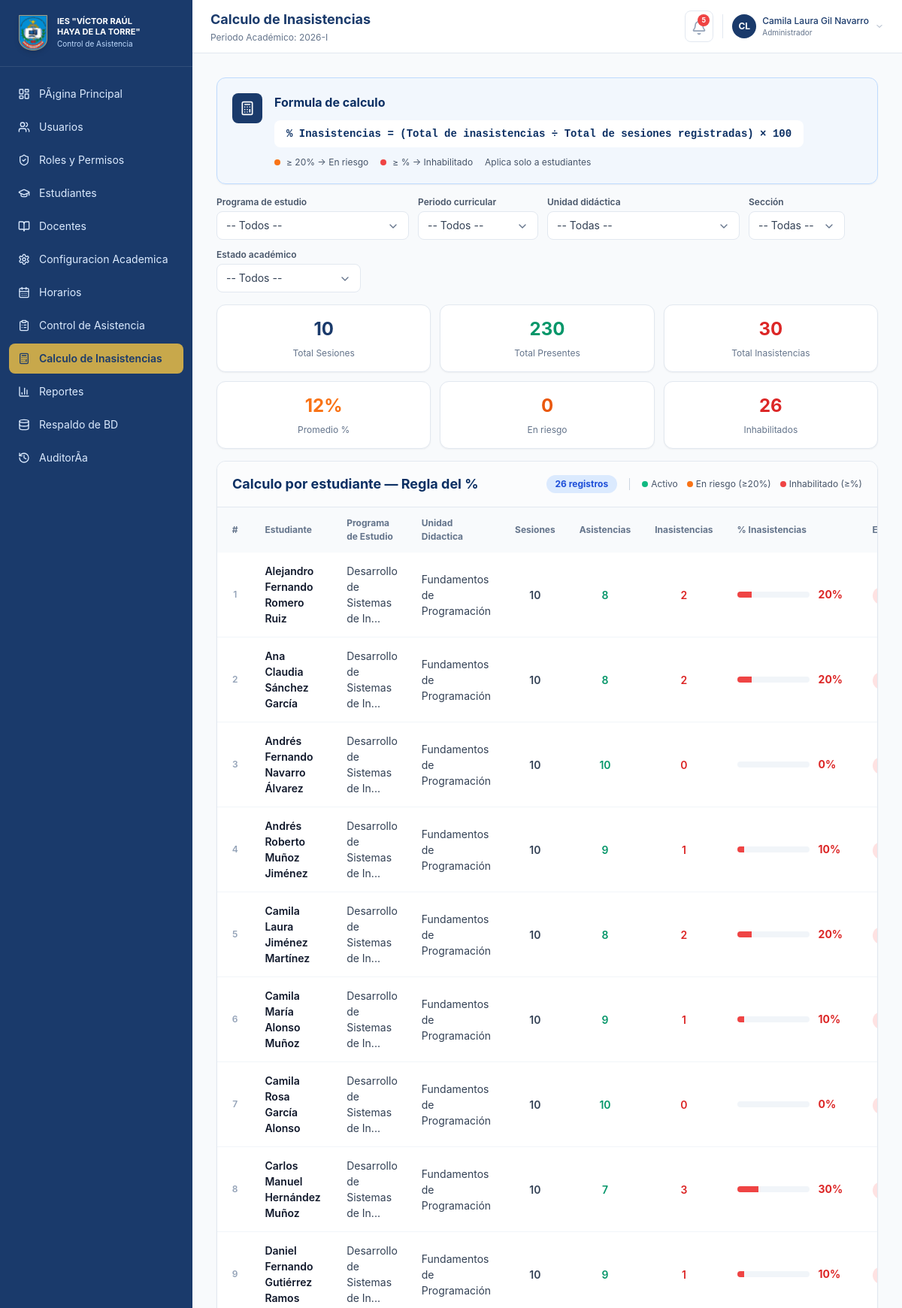
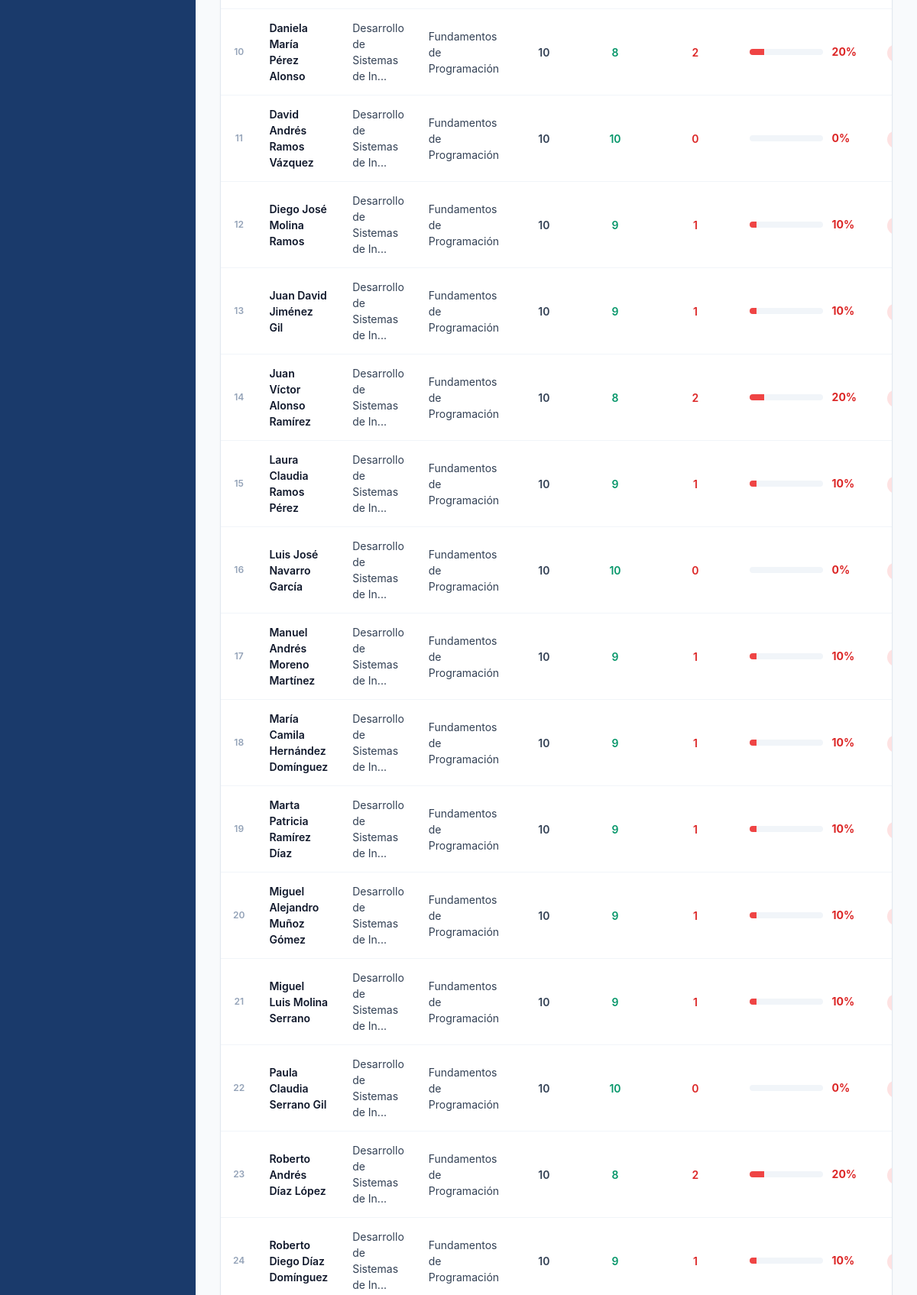
The app's page /index.php?m=calculo (signed in, upper part) with its own data (2 pictures, top to bottom).
### tables this page shows
CREATE TABLE `estudiantes` (
  `id` int(11) NOT NULL AUTO_INCREMENT,
  `codigo` varchar(30) NOT NULL,
  `dni` varchar(20) NOT NULL,
  `nombres` varchar(160) NOT NULL,
  `programa_id` int(11) DEFAULT NULL,
  `periodo_curricular_id` int(11) DEFAULT NULL,
  `unidad_didactica_id` int(11) DEFAULT NULL,
  `seccion` varchar(10) NOT NULL,
  `total_sesiones` int(11) NOT NULL DEFAULT 0,
  `inasistencias` int(11) NOT NULL DEFAULT 0,
  `estado` enum('Activo','En riesgo','Inhabilitado') NOT NULL DEFAULT 'Activo',
  PRIMARY KEY (`id`),
  UNIQUE KEY `codigo` (`codigo`),
  KEY `fk_estudiantes_programa` (`programa_id`),
  KEY `fk_estudiantes_periodo` (`periodo_curricular_id`),
  KEY `fk_estudiantes_unidad` (`unidad_didactica_id`),
  KEY `idx_estudiantes_programa` (`programa_id`,`periodo_curricular_id`),
  CONSTRAINT `fk_estudiantes_periodo` FOREIGN KEY (`periodo_curricular_id`) REFERENCES `periodos_curriculares` (`id`) ON DELETE SET NULL,
  CONSTRAINT `fk_estudiantes_programa` FOREIGN KEY (`programa_id`) REFERENCES `programas` (`id`) ON DELETE SET NULL,
  CONSTRAINT `fk_estudiantes_unidad` FOREIGN KEY (`unidad_didactica_id`) REFERENCES `unidades_didacticas` (`id`) ON DELETE SET NULL
);

CREATE TABLE `programas` (
  `id` int(11) NOT NULL AUTO_INCREMENT,
  `codigo` varchar(10) NOT NULL,
  `nombre` varchar(180) NOT NULL,
  `estado` enum('Activo','Inactivo') NOT NULL DEFAULT 'Activo',
  PRIMARY KEY (`id`),
  UNIQUE KEY `codigo` (`codigo`)
);

CREATE TABLE `unidades_didacticas` (
  `id` int(11) NOT NULL AUTO_INCREMENT,
  `periodo_curricular_id` int(11) NOT NULL,
  `nombre` varchar(180) NOT NULL,
  `estado` enum('Activo','Inactivo') NOT NULL DEFAULT 'Activo',
  PRIMARY KEY (`id`),
  KEY `periodo_curricular_id` (`periodo_curricular_id`),
  CONSTRAINT `unidades_didacticas_ibfk_1` FOREIGN KEY (`periodo_curricular_id`) REFERENCES `periodos_curriculares` (`id`)
);

### public/index.php (called while the page is built, shortened)
<?php
require __DIR__ . '/layout.php';

### app/helpers.php (called while the page is built, shortened)
<?php
require_once __DIR__ . '/db.php';
function e(string|int|float|null $value): string
{
    return htmlspecialchars((string) $value, ENT_QUOTES, 'UTF-8');
}
function pct(array $estudiante): int
{
    $sesiones = max((int) ($estudiante['sesiones'] ?? 0), 1);
    return (int) round(((int) ($estudiante['inasistencias'] ?? 0) / $sesiones) * 100);
}
function badge_class(?string $estado): string
{
    return match ($estado) {
        'Activo', 'Presente', 'Registrada' => 'bg-emerald-100 text-emerald-700',
        'En riesgo', 'Tardanza', 'Pendiente' => 'bg-amber-100 text-amber-700',
        'Inhabilitado', 'Inasistente', 'Cerrada' => 'bg-red-100 text-red-700',
        'Justificado' => 'bg-blue-100 text-blue-700',
        default => 'bg-slate-100 text-slate-600',
    };
}
function all_estudiantes(): array
{
    return fetch_all('SELECT e.id, e.codigo, e.dni, e.nombres, e.programa_id, e.periodo_curricular_id, e.unidad_didactica_id, p.nombre as programa, pc.nombre as ciclo, e.seccion, ud.nombre as unidad, e.total_sesiones sesiones, e.inasistencias, e.estado FROM estudiantes e LEFT JOIN programas p ON e.programa_id = p.id LEFT JOIN periodos_curriculares pc ON e.periodo_curricular_id = pc.id LEFT JOIN unidades_didacticas ud ON e.unidad_didactica_id = ud.id ORDER BY e.nombres');
}

### app/db.php (called while the page is built, shortened)
<?php
function db(): PDO
{
    static $pdo = null;
    if ($pdo instanceof PDO) {
        return $pdo;
    }
    try {
        $dsn = 'mysql:host=' . DB_HOST . ';dbname=' . DB_NAME . ';charset=' . DB_CHARSET;
        $pdo = new PDO($dsn, DB_USER, DB_PASS, [
            PDO::ATTR_ERRMODE => PDO::ERRMODE_EXCEPTION,
            PDO::ATTR_DEFAULT_FETCH_MODE => PDO::FETCH_ASSOC,
            PDO::ATTR_EMULATE_PREPARES => false,
        ]);
    } catch (PDOException $e) {
        die('Error de Conexión a la Base de Datos: Verifique que las credenciales en app/config.php sean correctas. Detalle: ' . $e->getMessage());
    }
    return $pdo;
}
function fetch_all(string $sql, array $params = []): array
{
    $stmt = db()->prepare($sql);
    $stmt->execute($params);
    return $stmt->fetchAll();
}

### public/modules/calculo.php (the view, shortened to what this page needs)
<?php
$estudiantes = all_estudiantes();
$totalSesiones = max(array_column($estudiantes, 'sesiones') ?: [0]);
$totalInasistencias = array_sum(array_column($estudiantes, 'inasistencias'));
$totalPresentes = array_sum(array_map(fn($e) => max(0, (int)$e['sesiones'] - (int)$e['inasistencias']), $estudiantes));
$promedio = count($estudiantes) > 0 ? (int) round(array_sum(array_map(fn($e) => pct($e), $estudiantes)) / count($estudiantes)) : 0;
$enRiesgo = count(array_filter($estudiantes, fn($e) => pct($e) >= $cfgRiesgo && pct($e) < $cfgInasistencia));
$inhabilitados = count(array_filter($estudiantes, fn($e) => pct($e) >= $cfgInasistencia));
?>
<div class="space-y-4">
    <div class="rounded-xl border border-blue-200 bg-blue-50/60 p-5 shadow-sm">
        <div class="flex items-start gap-4">
            <div class="flex h-10 w-10 shrink-0 items-center justify-center rounded-lg bg-[#1a3a6b] text-white">
                <i data-lucide="calculator" class="h-5 w-5"></i>
            </div>
            <div>
                <h2 class="font-bold text-[#0b2f63]">Formula de calculo</h2>
                <p class="mt-3 inline-block rounded-lg bg-white px-4 py-2 font-mono text-sm font-bold text-[#0b2f63]">% Inasistencias = (Total de inasistencias ÷ Total de sesiones registradas) × 100</p>
                <div class="mt-3 flex flex-wrap items-center gap-4 text-xs text-slate-600">
                    <span class="flex items-center gap-2"><span class="h-2 w-2 rounded-full bg-orange-500"></span>≥ 20% → En riesgo</span>
                    <span class="flex items-center gap-2"><span class="h-2 w-2 rounded-full bg-red-500"></span>≥ <?= $cfgInasistencia ?>% → Inhabilitado</span>
                    <span>Aplica solo a estudiantes</span>
                </div>
            </div>
        </div>
    </div>
    <div class="flex flex-col md:flex-row md:flex-wrap items-start md:items-end gap-3 w-full">
            <label class="block w-full md:w-auto">
                <span class="mb-1 block text-xs font-semibold text-slate-600">Programa de estudio</span>
            </label>
            <label class="block w-full md:w-auto">
                <span class="mb-1 block text-xs font-semibold text-slate-600">Periodo curricular</span>
            </label>
            <label class="block w-full md:w-auto">
                <span class="mb-1 block text-xs font-semibold text-slate-600">Unidad didáctica</span>
            </label>
            <label class="block w-full md:w-auto">
                <span class="mb-1 block text-xs font-semibold text-slate-600">Sección</span>
            </label>
            <label class="block w-full md:w-auto">
                <span class="mb-1 block text-xs font-semibold text-slate-600">Estado académico</span>
            </label>
        </div>
    <div class="grid grid-cols-2 sm:grid-cols-3 xl:grid-cols-6 gap-3">
        <?php
        $stats = [
            ['Total Sesiones', $totalSesiones, 'text-[#1a3a6b]'],
            ['Total Presentes', $totalPresentes, 'text-emerald-600'],
            ['Total Inasistencias', $totalInasistencias, 'text-red-600'],
            ['Promedio %', $promedio . '%', 'text-orange-500'],
            ['En riesgo', $enRiesgo, 'text-orange-600'],
            ['Inhabilitados', $inhabilitados, 'text-red-600'],
        ];
        foreach ($stats as [$label, $value, $class]): ?>
            <div class="rounded-xl border border-slate-200 bg-white p-4 text-center shadow-sm">
                <p class="text-2xl font-bold <?= e($class) ?>"><?= e($value) ?></p>
                <p class="mt-2 text-xs text-slate-500"><?= e($label) ?></p>
            </div>
        <?php endforeach; ?>
    </div>
    <div class="overflow-x-auto overflow-y-hidden min-h-[300px] rounded-xl border border-slate-200 bg-white shadow-sm hidden md:block">
        <div class="flex flex-wrap items-center justify-between gap-3 border-b border-slate-200 px-5 py-4 bg-slate-50/50">
            <h2 class="text-lg font-bold text-[#0b2f63]">Calculo por estudiante — Regla del <?= $cfgInasistencia ?>%</h2>
            <div class="flex flex-wrap items-center gap-4 text-xs text-slate-600">
                <span class="rounded-full bg-blue-100 px-3 py-1 text-xs font-bold text-blue-700 shrink-0 whitespace-nowrap">
                <?= count($estudiantes) ?> registro<?= count($estudiantes) !== 1 ? 's' : '' ?>
            </span>
                <div class="flex flex-wrap gap-3">
                    <span class="flex items-center gap-1"><span class="h-2 w-2 rounded-full bg-emerald-500"></span>Activo</span>
                    <span class="flex items-center gap-1"><span class="h-2 w-2 rounded-full bg-orange-500"></span>En riesgo (≥20%)</span>
                    <span class="flex items-center gap-1"><span class="h-2 w-2 rounded-full bg-red-500"></span>Inhabilitado (≥<?= $cfgInasistencia ?>%)</span>
                </div>
            </div>
        </div>
        <table class="w-full">
            <thead class="bg-slate-50">
                <tr>
                    <th class="table-th w-16 text-center">#</th>
                    <th class="table-th">Estudiante</th>
                    <th class="table-th">Programa de Estudio</th>
                    <th class="table-th">Unidad Didactica</th>
                    <th class="table-th">Sesiones</th>
                    <th class="table-th">Asistencias</th>
                    <th class="table-th">Inasistencias</th>
                    <th class="table-th">% Inasistencias</th>
                    <th class="table-th">Estado</th>
                </tr>
            </thead>
            <tbody class="divide-y divide-slate-100">
                <?php foreach ($estudiantes as $index => $estudiante): ?>
                    <?php
                    $pct = pct($estudiante);
                    $tone = $pct >= $cfgInasistencia ? 'red' : ($pct >= $cfgRiesgo ? 'orange' : 'emerald');
                    $bar = ['red' => 'bg-red-500 text-red-600', 'orange' => 'bg-orange-500 text-orange-600', 'emerald' => 'bg-emerald-500 text-emerald-600'][$tone];
                    $badge = $pct >= $cfgInasistencia ? 'Inhabilitado' : ($pct >= $cfgRiesgo ? 'En riesgo' : 'Activo');
                    ?>
                    <tr class="calculo-row"
                        data-programa="<?= e($estudiante['programa'] ?? '') ?>"
                        data-ciclo="<?= e($estudiante['ciclo'] ?? '') ?>"
                        data-unidad="<?= e($estudiante['unidad'] ?? '') ?>"
                        data-seccion="<?= e($estudiante['seccion'] ?? '') ?>"
                        data-estado="<?= e($badge) ?>">
                        <td class="table-td text-center text-slate-400 text-xs font-semibold"><?= $index + 1 ?></td>
                        <td class="table-td font-semibold text-slate-900"><?= e($estudiante['nombres']) ?></td>
                        <td class="table-td"><?= e(mb_strimwidth($estudiante['programa'] ?? 'N/A', 0, 31, '...')) ?></td>
                        <td class="table-td"><?= e($estudiante['unidad'] ?? 'N/A') ?></td>
                        <td class="table-td text-center font-semibold"><?= e($estudiante['sesiones']) ?></td>
                        <td class="table-td text-center font-semibold text-emerald-600"><?= e((int) $estudiante['sesiones'] - (int) $estudiante['inasistencias']) ?></td>
                        <td class="table-td text-center font-semibold text-red-600"><?= e($estudiante['inasistencias']) ?></td>
                        <td class="table-td">
                            <div class="flex items-center gap-3">
                                <div class="h-2 w-24 overflow-hidden rounded-full bg-slate-100"><div class="h-full <?= e(strtok($bar, ' ')) ?>" style="width: <?= e(min($pct, 100)) ?>%"></div></div>
                                <span class="w-10 text-sm font-bold <?= e(substr($bar, strpos($bar, ' ') + 1)) ?>"><?= e($pct) ?>%</span>
                            </div>
                        </td>
                        <td class="table-td"><span class="rounded-full px-2 py-1 text-xs font-semibold <?= badge_class($badge) ?>"><?= e($badge) ?></span></td>
                    </tr>
                <?php endforeach; ?>
            </tbody>
        </table>
    </div>
</div>
</div>

### public/assets/app.css (style rules this page uses)
body { font-family: Inter, ui-sans-serif, system-ui, -apple-system, BlinkMacSystemFont, "Segoe UI", sans-serif; }
.table-th { padding: 0.75rem 1rem; text-align: left; font-size: 0.75rem; font-weight: 700; color: #64748b; }
.table-td { padding: 0.875rem 1rem; font-size: 0.875rem; color: #334155; vertical-align: middle; }
.lucide { display: inline-block; flex-shrink: 0; stroke-width: 2; vertical-align: middle; }

### records on screen
estudiantes: nombres "Alejandro Fernando Romero Ruiz", programa.nombre "Desarrollo de Sistemas de In...", unidad_didactica.nombre "Fundamentos de Programación", total_sesiones "10", (int) $estudiante['sesiones'] - (int) $estudiante['inasistencias'] "8", inasistencias "2", pct "20"
estudiantes: nombres "Ana Claudia Sánchez García", programa.nombre "Desarrollo de Sistemas de In...", unidad_didactica.nombre "Fundamentos de Programación", total_sesiones "10", (int) $estudiante['sesiones'] - (int) $estudiante['inasistencias'] "8", inasistencias "2", pct "20"
estudiantes: nombres "Andrés Fernando Navarro Álvarez", programa.nombre "Desarrollo de Sistemas de In...", unidad_didactica.nombre "Fundamentos de Programación", total_sesiones "10", inasistencias "0"
estudiantes: nombres "Andrés Roberto Muñoz Jiménez", programa.nombre "Desarrollo de Sistemas de In...", unidad_didactica.nombre "Fundamentos de Programación", total_sesiones "10", (int) $estudiante['sesiones'] - (int) $estudiante['inasistencias'] "9", inasistencias "1"
estudiantes: nombres "Camila Laura Jiménez Martínez", programa.nombre "Desarrollo de Sistemas de In...", unidad_didactica.nombre "Fundamentos de Programación", total_sesiones "10", (int) $estudiante['sesiones'] - (int) $estudiante['inasistencias'] "8", inasistencias "2", pct "20"
estudiantes: nombres "Camila María Alonso Muñoz", programa.nombre "Desarrollo de Sistemas de In...", unidad_didactica.nombre "Fundamentos de Programación", total_sesiones "10", (int) $estudiante['sesiones'] - (int) $estudiante['inasistencias'] "9", inasistencias "1"
estudiantes: nombres "Camila Rosa García Alonso", programa.nombre "Desarrollo de Sistemas de In...", unidad_didactica.nombre "Fundamentos de Programación", total_sesiones "10", inasistencias "0"
estudiantes: nombres "Carlos Manuel Hernández Muñoz", programa.nombre "Desarrollo de Sistemas de In...", unidad_didactica.nombre "Fundamentos de Programación", total_sesiones "10", (int) $estudiante['sesiones'] - (int) $estudiante['inasistencias'] "7", inasistencias "3", pct "30"
estudiantes: nombres "Daniel Fernando Gutiérrez Ramos", programa.nombre "Desarrollo de Sistemas de In...", unidad_didactica.nombre "Fundamentos de Programación", total_sesiones "10", (int) $estudiante['sesiones'] - (int) $estudiante['inasistencias'] "9", inasistencias "1"
estudiantes: nombres "Daniela María Pérez Alonso", programa.nombre "Desarrollo de Sistemas de In...", unidad_didactica.nombre "Fundamentos de Programación", total_sesiones "10", (int) $estudiante['sesiones'] - (int) $estudiante['inasistencias'] "8", inasistencias "2", pct "20"
estudiantes: nombres "David Andrés Ramos Vázquez", programa.nombre "Desarrollo de Sistemas de In...", unidad_didactica.nombre "Fundamentos de Programación", total_sesiones "10", inasistencias "0"
estudiantes: nombres "Diego José Molina Ramos", programa.nombre "Desarrollo de Sistemas de In...", unidad_didactica.nombre "Fundamentos de Programación", total_sesiones "10", (int) $estudiante['sesiones'] - (int) $estudiante['inasistencias'] "9", inasistencias "1"
estudiantes: nombres "Juan David Jiménez Gil", programa.nombre "Desarrollo de Sistemas de In...", unidad_didactica.nombre "Fundamentos de Programación", total_sesiones "10", (int) $estudiante['sesiones'] - (int) $estudiante['inasistencias'] "9", inasistencias "1"
estudiantes: nombres "Juan Víctor Alonso Ramírez", programa.nombre "Desarrollo de Sistemas de In...", unidad_didactica.nombre "Fundamentos de Programación", total_sesiones "10", (int) $estudiante['sesiones'] - (int) $estudiante['inasistencias'] "8", inasistencias "2", pct "20"
estudiantes: nombres "Laura Claudia Ramos Pérez", programa.nombre "Desarrollo de Sistemas de In...", unidad_didactica.nombre "Fundamentos de Programación", total_sesiones "10", (int) $estudiante['sesiones'] - (int) $estudiante['inasistencias'] "9", inasistencias "1"
estudiantes: nombres "Luis José Navarro García", programa.nombre "Desarrollo de Sistemas de In...", unidad_didactica.nombre "Fundamentos de Programación", total_sesiones "10", inasistencias "0"
estudiantes: nombres "Manuel Andrés Moreno Martínez", programa.nombre "Desarrollo de Sistemas de In...", unidad_didactica.nombre "Fundamentos de Programación", total_sesiones "10", (int) $estudiante['sesiones'] - (int) $estudiante['inasistencias'] "9", inasistencias "1"
estudiantes: nombres "María Camila Hernández Domínguez", programa.nombre "Desarrollo de Sistemas de In...", unidad_didactica.nombre "Fundamentos de Programación", total_sesiones "10", (int) $estudiante['sesiones'] - (int) $estudiante['inasistencias'] "9", inasistencias "1"
estudiantes: nombres "Marta Patricia Ramírez Díaz", programa.nombre "Desarrollo de Sistemas de In...", unidad_didactica.nombre "Fundamentos de Programación", total_sesiones "10", (int) $estudiante['sesiones'] - (int) $estudiante['inasistencias'] "9", inasistencias "1"
estudiantes: nombres "Miguel Alejandro Muñoz Gómez", programa.nombre "Desarrollo de Sistemas de In...", unidad_didactica.nombre "Fundamentos de Programación", total_sesiones "10", (int) $estudiante['sesiones'] - (int) $estudiante['inasistencias'] "9", inasistencias "1"
estudiantes: nombres "Miguel Luis Molina Serrano", programa.nombre "Desarrollo de Sistemas de In...", unidad_didactica.nombre "Fundamentos de Programación", total_sesiones "10", (int) $estudiante['sesiones'] - (int) $estudiante['inasistencias'] "9", inasistencias "1"
estudiantes: nombres "Paula Claudia Serrano Gil", programa.nombre "Desarrollo de Sistemas de In...", unidad_didactica.nombre "Fundamentos de Programación", total_sesiones "10", inasistencias "0"
estudiantes: nombres "Roberto Andrés Díaz López", programa.nombre "Desarrollo de Sistemas de In...", unidad_didactica.nombre "Fundamentos de Programación", total_sesiones "10", (int) $estudiante['sesiones'] - (int) $estudiante['inasistencias'] "8", inasistencias "2", pct "20"
estudiantes: nombres "Roberto Diego Díaz Domínguez", programa.nombre "Desarrollo de Sistemas de In...", unidad_didactica.nombre "Fundamentos de Programación", total_sesiones "10", (int) $estudiante['sesiones'] - (int) $estudiante['inasistencias'] "9", inasistencias "1"

### other values on screen
$label "PÃ¡gina Principal"
$label "Usuarios"
$label "Roles y Permisos"
$label "Estudiantes"
$label "Docentes"
$label "Configuracion Academica"
$label "Horarios"
$label "Control de Asistencia"
$label "Calculo de Inasistencias"
$label "Reportes"
$label "Respaldo de BD"
$label "AuditorÃ­a"
$title "Calculo de Inasistencias"
$unread_count "5"
user_initials($user['nombre']) "CL"
